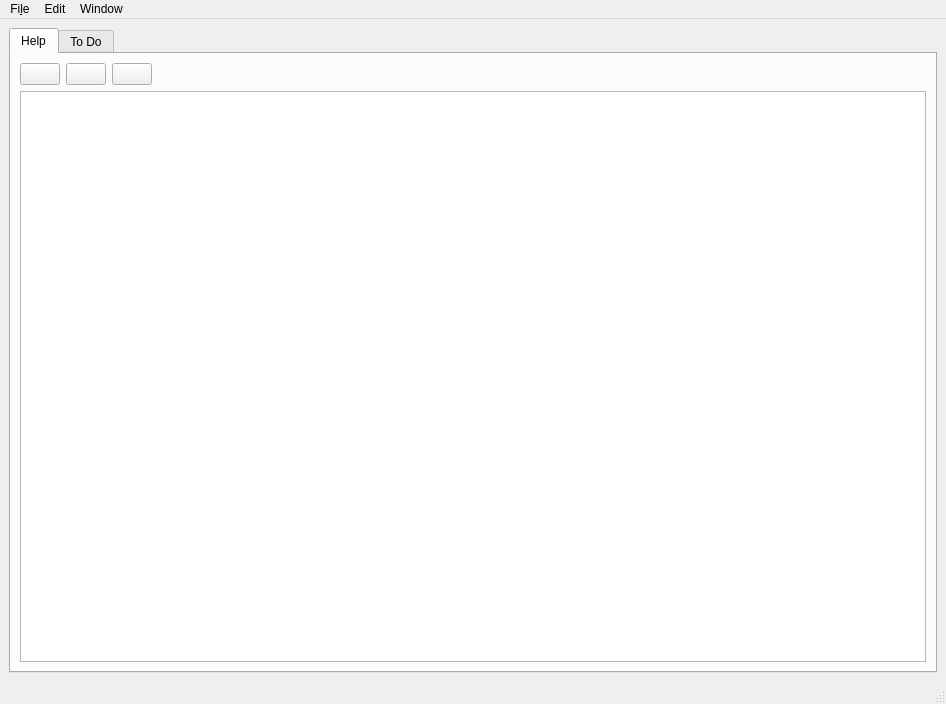
<?xml version="1.0" encoding="UTF-8"?>
<ui version="4.0">
 <class>QxrdHelpWindow</class>
 <widget class="QMainWindow" name="QxrdHelpWindow">
  <property name="geometry">
   <rect>
    <x>0</x>
    <y>0</y>
    <width>946</width>
    <height>704</height>
   </rect>
  </property>
  <property name="windowTitle">
   <string>MainWindow</string>
  </property>
  <widget class="QWidget" name="centralwidget">
   <layout class="QGridLayout" name="gridLayout_2">
    <item row="0" column="0">
     <widget class="QTabWidget" name="tabWidget">
      <property name="currentIndex">
       <number>0</number>
      </property>
      <widget class="QWidget" name="tab">
       <attribute name="title">
        <string>Help</string>
       </attribute>
       <layout class="QGridLayout" name="gridLayout_3">
        <item row="0" column="0">
         <layout class="QHBoxLayout" name="horizontalLayout">
          <item>
           <widget class="QPushButton" name="m_HelpHomeButton">
            <property name="text">
             <string/>
            </property>
            <property name="icon">
             <iconset resource="qxrdresources.qrc">
              <normaloff>:/images/go-home.png</normaloff>:/images/go-home.png</iconset>
            </property>
           </widget>
          </item>
          <item>
           <widget class="QPushButton" name="m_HelpBackButton">
            <property name="text">
             <string/>
            </property>
            <property name="icon">
             <iconset resource="qxrdresources.qrc">
              <normaloff>:/images/go-previous.png</normaloff>:/images/go-previous.png</iconset>
            </property>
           </widget>
          </item>
          <item>
           <widget class="QPushButton" name="m_HelpForwardButton">
            <property name="text">
             <string/>
            </property>
            <property name="icon">
             <iconset resource="qxrdresources.qrc">
              <normaloff>:/images/go-next.png</normaloff>:/images/go-next.png</iconset>
            </property>
           </widget>
          </item>
          <item>
           <spacer name="horizontalSpacer_2">
            <property name="orientation">
             <enum>Qt::Horizontal</enum>
            </property>
            <property name="sizeHint" stdset="0">
             <size>
              <width>40</width>
              <height>20</height>
             </size>
            </property>
           </spacer>
          </item>
         </layout>
        </item>
        <item row="1" column="0">
         <widget class="QxrdHelpBrowser" name="m_HelpBrowser">
          <property name="font">
           <font>
            <pointsize>10</pointsize>
           </font>
          </property>
          <property name="source">
           <url>
            <string>qrc:/help/qxrdhelpindex.html</string>
           </url>
          </property>
          <property name="openExternalLinks">
           <bool>true</bool>
          </property>
          <property name="openLinks">
           <bool>true</bool>
          </property>
         </widget>
        </item>
       </layout>
      </widget>
      <widget class="QWidget" name="tab_2">
       <attribute name="title">
        <string>To Do</string>
       </attribute>
       <layout class="QGridLayout" name="gridLayout">
        <item row="0" column="0">
         <widget class="QTableView" name="m_ToDoList">
          <property name="alternatingRowColors">
           <bool>true</bool>
          </property>
          <property name="textElideMode">
           <enum>Qt::ElideNone</enum>
          </property>
          <property name="showGrid">
           <bool>false</bool>
          </property>
          <property name="gridStyle">
           <enum>Qt::SolidLine</enum>
          </property>
          <property name="sortingEnabled">
           <bool>true</bool>
          </property>
         </widget>
        </item>
       </layout>
      </widget>
     </widget>
    </item>
   </layout>
  </widget>
  <widget class="QMenuBar" name="menubar">
   <property name="geometry">
    <rect>
     <x>0</x>
     <y>0</y>
     <width>946</width>
     <height>22</height>
    </rect>
   </property>
   <widget class="QMenu" name="m_FileMenu">
    <property name="title">
     <string>Fi&amp;le</string>
    </property>
   </widget>
   <widget class="QMenu" name="m_EditMenu">
    <property name="title">
     <string>Edit</string>
    </property>
   </widget>
   <widget class="QMenu" name="m_WindowMenu">
    <property name="title">
     <string>Window</string>
    </property>
    <addaction name="actionWindow"/>
   </widget>
   <addaction name="m_FileMenu"/>
   <addaction name="m_EditMenu"/>
   <addaction name="m_WindowMenu"/>
  </widget>
  <widget class="QStatusBar" name="statusbar"/>
  <action name="actionWindow">
   <property name="text">
    <string>Window</string>
   </property>
  </action>
 </widget>
 <customwidgets>
  <customwidget>
   <class>QxrdHelpBrowser</class>
   <extends>QTextBrowser</extends>
   <header>qxrdhelpbrowser.h</header>
  </customwidget>
 </customwidgets>
 <resources>
  <include location="qxrdresources.qrc"/>
 </resources>
 <connections/>
</ui>
